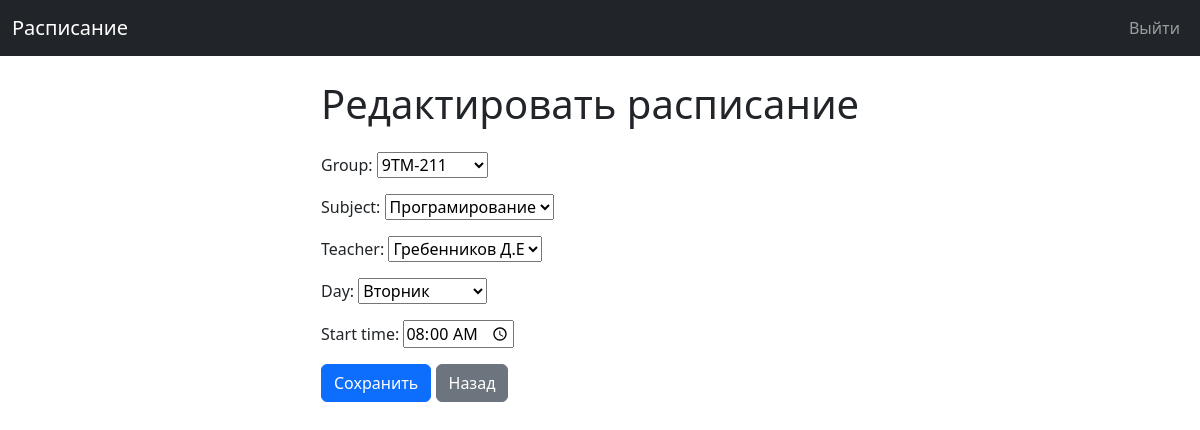
Screenshot of /update/2/ (signed in) with the database file from the repository.
### scheduleApp/models.py (models this page shows, shortened)
class Schedule(models.Model):
    day_shoices = [
        (1, "Понедельник"),
        (2, "Вторник"),
        (3, "Среда"),
        (4, "Четверг"),
        (5, "Пятница"),
        (6, "Суббота")
    ]
    group = models.ForeignKey(Group, on_delete=models.CASCADE)
    subject = models.ForeignKey(Subject, on_delete=models.CASCADE)
    teacher = models.ForeignKey(Teacher, on_delete=models.CASCADE)
    day = models.IntegerField(choices= day_shoices)
    start_time = models.TimeField(default='08:00')

### scheduleApp/views.py (the view)
# urls.py: path('update/<int:pk>/', views.update_schedule, name='update_schedule'),
@login_required
def update_schedule(request, pk):
    schedule = get_object_or_404(Schedule, id=pk)
    if request.method == 'POST':
        form = ScheduleForm(request.POST, instance=schedule)
        if form.is_valid():
            form.save()
            messages.success(request, "Расписание успешно обновлено!")
            return redirect('home')
    else:
        form = ScheduleForm(instance=schedule)
    return render(request, 'update_schedule.html', {'form': form})

### scheduleApp/forms.py
class ScheduleForm(forms.ModelForm):
    class Meta:
        model = Schedule
        fields = ['group', 'subject', 'teacher', 'day', 'start_time']
        widgets = {
            'start_time': forms.TimeInput(attrs={'type': 'time'}),
        }
    def __init__(self, *args, **kwargs):
        super().__init__(*args, **kwargs)
        self.fields['teacher'].label_from_instance = lambda obj: f"{obj.last_name} {obj.first_name[0]}.{obj.middle_name[0] if obj.middle_name else ''}"

### scheduleApp/models.py (called while the page is built)
    def __str__(self):
        return self.name

    def __str__(self):
        return self.name

### scheduleApp/templates/update_schedule.html (shortened to what this page needs)
{% extends 'base.html' %}
{% block content %}
<div class="col-md-6 offset-md-3">
  <h1 class="mb-4">Редактировать расписание</h1>
  <form method="POST">
    {{ form.as_p }}
    <button type="submit" class="btn btn-primary">Сохранить</button>
    <a href="{% url 'home' %}" class="btn btn-secondary">Назад</a>
  </form>
</div>
{% endblock %}

### rows the page displays
Schedule: group "9ТМ-211", subject "Програмирование", teacher "Гребенников Д.Е", day "Вторник", start_time "08:00:00"
